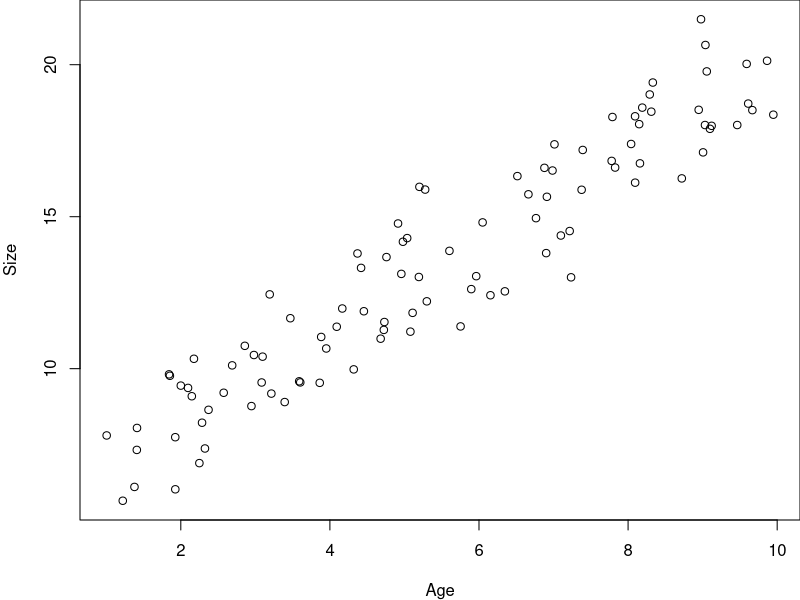

Reproduce this figure in R. (Note: this script raises an error after producing the figure.)

#  NRES 710, Multi-variable Modeling - Collinearity
#     University of Nevada, Reno

par(mar=c(4,4,0,0))

# Read in the data
datum <- read.csv("lecture_12_dataset1.csv")

# Examine the data
head(datum, 10)

# Plot the data
plot(Size ~ Age, data = datum)

# Run lm() for different pairs of X-variables
results <- lm(Age ~ Sex, data = datum)
summary(results)

# Run lm() for different pairs of X-variables
results <- lm(Age ~ MotherSize, data = datum)
summary(results)

# Create new dataframe without categorical x-variable (Sex) and
# without the response variable (Size)
datum2 <- subset(datum, select = -Sex)
datum2 <- subset(datum2, select = -Size)

# Examine new subsetted data
head(datum2)

# Correlation matrix - runs a simple 'lm()' between each pair of X-variables
cor(datum2)

# Squaring this produces the usual r^2 metric we are familiar with.
cor(datum2)^2
# These values are the same as the r^2 from our summary(results) objects above.

# Download 'car' by uncommenting the next line and running it through your console
# install.packages("car", dependencies=TRUE)

# Full linear model with all X-variables
results <- lm(Size ~ Age + Sex + MotherSize + FatherSize, data = datum)

# Use the VIF function from 'car'
# using 'car::vif()' will tell R to call the function 'vif()' from the package 'car' specifically
# this allows you to avoid having to run a 'library(car)' call
car::vif(results)
# These VIF values are above the 'rule-of-thumb' VIF = 2, so we should be aware
# that we have collinearity in our data.

# Square-root this to get VIF in terms of Standard Error
car::vif(results)^0.5

# Simple linear model of Size ~ Age
results <- lm(Size ~ Age, data = datum)
summary(results)

# Simple linear model of Size ~ MotherSize
results <- lm(Size ~ MotherSize, data = datum)
summary(results)

# Simple linear model of Size ~ MotherSize
results <- lm(Size ~ Age + MotherSize, data = datum)
summary(results)

# Simple linear model of Size ~ MotherSize
results <- lm(Size ~ Age + Sex + MotherSize + FatherSize, data = datum)
summary(results)



################################ 'Truth' ################################### 
### Lecture 12: code to simulate collinear data and to demonstrate how
### failing to account for collinearity influences estimates and uncertainty

## Simulation Exercise 1

# Set the seed for reproducibility
set.seed(123)

# Number of simulations
s <- 1000

# Empty vectors to save results from each simulation
simple_beta1 <- numeric(s)
simple_se1 <- numeric(s)
simple_p1 <- numeric(s)
multi_beta1 <- numeric(s)
multi_se1 <- numeric(s)
multi_p1 <- numeric(s)
r2 <- numeric(s)
vif <- numeric(s)

# x2 = x1 + error(0, z), where
# z can range from 0.5 (highly correlated to x1) to 20 (not correlated at ~all)
z_values <- seq(0.5, 20, length.out = s)

# Loop through each simulation replicate to measure everything
for (i in 1:s){
  
  # Number of datapoints per simulation
  n <- 100

  # x1
  x1 <- runif(n, 0, 10) # Random, uniform variable; only simulated once

  # error for y; only simulated once
  error <- rnorm(n, 0, 2)
  
  # X2 for each simulation
  x2 <- x1 + rnorm(n, 0, z_values[i])
  
  # Y for each
  y <- 10 + 3 * x1 + 3 * x2 + error

  # Simple model
  results1 <- lm(y ~ x1)
  simple_beta1[i] <- summary(results1)$coefficients[2,1]
  simple_se1[i] <- summary(results1)$coefficients[2,2]
  simple_p1[i] <- summary(results1)$coefficients[2,4]

  # Multi-variable model
  results2 <- lm(y ~ x1 + x2)
  multi_beta1[i] <- summary(results2)$coefficients[2,1]
  multi_se1[i] <- summary(results2)$coefficients[2,2]
  multi_p1[i] <- summary(results2)$coefficients[2,4]

  # R^2 between X-variables
  model_x12 <- lm(x2 ~ x1)
  r2[i] <- summary(model_x12)$r.squared
  
  # VIF for multi-variable model
  vif[i] <- car::vif(results2)["x1"]
}

## Simulation Exercise 2

# Set seed
set.seed(123)

# Number of simulations
s <- 1000

# Empty vectors to save results from each simulation
simple_beta1 <- numeric(s)
simple_se1 <- numeric(s)
simple_p1 <- numeric(s)
simple_beta2 <- numeric(s)
multi_beta1 <- numeric(s)
multi_beta2 <- numeric(s)
multi_se1 <- numeric(s)
multi_p1 <- numeric(s)
r2 <- numeric(s)
vif <- numeric(s)

# x2 = x1 + error(0, z), where
# z can range from 0.5 (highly correlated to x1) to 20 (not correlated at ~all)
z_values <- seq(0.5, 20, length.out = s)

# Loop through each simulation replicate to measure everything
for (i in 1:s){
  
  # Number of datapoints per simulation
  n <- 100

  # x1
  x1 <- runif(n, 0, 10) # Random, uniform variable; only simulated once

  # error for y; only simulated once
  error <- rnorm(n, 0, 2)
  
  # X2 for each simulation
  x2 <- x1 + rnorm(n, 0, z_values[i])
  
  # Y for each
  y <- 10 + 3 * x1 + error

  # Simple model of X1
  results1 <- lm(y ~ x1)
  simple_beta1[i] <- summary(results1)$coefficients[2,1]
  simple_se1[i] <- summary(results1)$coefficients[2,2]
  simple_p1[i] <- summary(results1)$coefficients[2,4]
  
  # Simple model of X2
  results2 <- lm(y ~ x2)
  simple_beta2[i] <- summary(results2)$coefficients[2,1]

  # Multi-variable model
  results3 <- lm(y ~ x1 + x2)
  multi_beta1[i] <- summary(results3)$coefficients[2,1]
  multi_beta2[i] <- summary(results3)$coefficients[3,1]
  multi_se1[i] <- summary(results3)$coefficients[2,2]
  multi_p1[i] <- summary(results3)$coefficients[2,4]

  # R^2 between X-variables
  model_x12 <- lm(x2 ~ x1)
  r2[i] <- summary(model_x12)$r.squared
  
  # VIF for multi-variable model
  vif[i] <- car::vif(results3)["x1"]
}

## Data for analysis in class
# Set the seed for reproducibility & set graphing parameter
set.seed(123)

# This is similar to the Age, Sex, and Size data we simulated for last class.
# There is no collinearity between Age and Sex.

# X-variables
n <- 50
Sex <- c(rep("Female", n), rep("Male", n))
Age <- runif(n * 2, 1, 10)
dummy <- data.frame(model.matrix(~ Sex - 1))
colnames(dummy) <- c("Female", "Male")

# However, there are now two additional X-variables: MotherSize and FatherSize
# And both of those variables are a function of Age
MotherSize <- rnorm(n * 2, Age - 5, 1)
FatherSize <- rnorm(n * 2, Age, 1)

# All of these variables influence size, so they are all examples of confounding variables.

# Simulate error
Error <- rnorm(n * 2, 0, 1.2)

# Predict Y
Response <- 4 + 1.5 * Age + 2.5 * dummy$Male + 0.2 * MotherSize + 0.2 * FatherSize + Error

# Dataframe
datum <- data.frame(Age = Age, Sex = Sex, Male = dummy$Male, MotherSize = MotherSize, FatherSize = FatherSize, Size = Response)

# Save the data
write.csv(datum, "lecture_12_dataset1.csv", row.names = FALSE)
